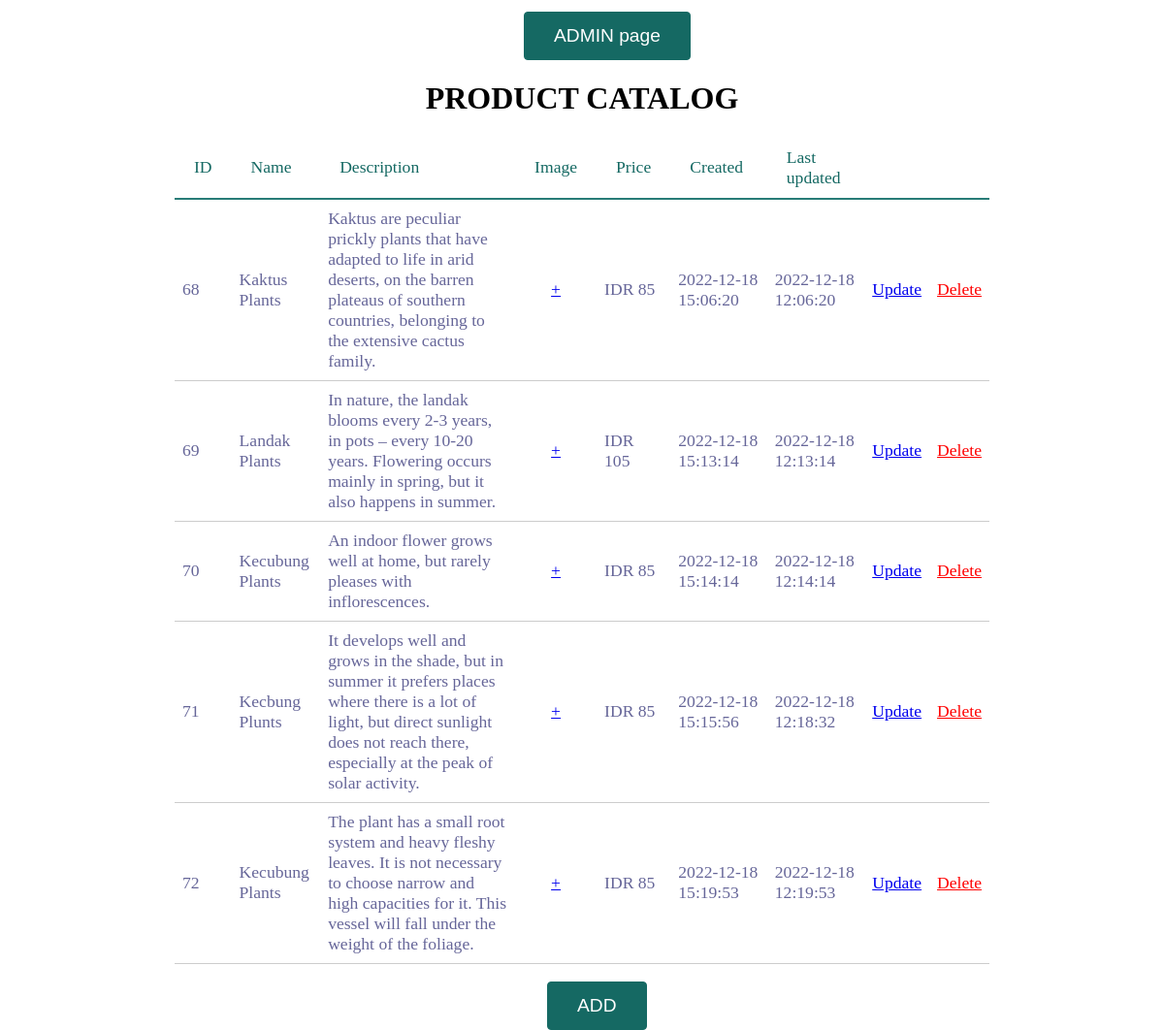
Screenshot of /php/catalog.php with the database file from the repository.
### tables this page shows
CREATE TABLE `products` (
  `id_product` int NOT NULL AUTO_INCREMENT,
  `name_product` varchar(100) NOT NULL,
  `description` varchar(255) NOT NULL,
  `price` double NOT NULL,
  `status` tinyint(1) NOT NULL DEFAULT '1',
  `created_at` datetime NOT NULL DEFAULT CURRENT_TIMESTAMP,
  `updated_at` timestamp NOT NULL DEFAULT CURRENT_TIMESTAMP ON UPDATE CURRENT_TIMESTAMP,
  PRIMARY KEY (`id_product`)
);

### php/catalog.php (the view, shortened to what this page needs)
<?php require_once("../admin/includes/connection.php"); ?><?php require_once("../admin/includes/connection.php"); ?>
<!DOCTYPE html>
<html>
    <head>
            <link rel="stylesheet" href="../css/style_catalog.css">
            <link rel="stylesheet" href="../css/style.css">
    </head>
    <body>
        <form action="index.php">
                <input type="submit" value="ADMIN page" class="button_home">
        </form>
        <h1>PRODUCT CATALOG</h1>
        <table class="catalog_table">
            <tr>
                <th>ID</th>
                <th>Name</th>
                <th>Description</th>
                <th>Image</th>
                <th>Price</th>
                <th>Created</th>
                <th>Last updated</th>
                <th></th>
                <th></th>
            </tr>
    <?php
        $query = 'SELECT products.id_product, name_product, description, price, products.created_at, products.updated_at FROM flower_shop.products';
        $products = mysqli_query($mysqli, $query);
        $products = mysqli_fetch_all($products);
       foreach($products as $product) {
            ?>
                    <tr>
                        <td><?= $product[0] ?></td>
                        <td><?= $product[1] ?></td>
                        <td><?= $product[2] ?></td>
                        <td id="plus"><a href="../admin/gallery.php?id=<?= $product[0]?>">+</a></td>
                        <td>IDR <?= $product[3] ?></td>
                        <td><?= $product[4] ?></td>
                        <td><?= $product[5] ?></td>
                        <td><a href="../admin/update.php?id=<?= $product[0] ?>">Update</a></td>
                        <td><a style="color: red;" href="../admin/delete.php?id=<?= $product[0] ?>">Delete</a></td>
                    </tr>
                <?php
            }
        ?>
        </table>
        <br><form action="../admin/add_el.php">
                <input type="submit" value="ADD" class="button">
            </form>
    </body>
</html>

### css/style_catalog.css (style rules this page uses)
h1 { text-align: center; }
table { margin: auto; font-size: 110%; background: white; max-width: 70%; width: 70%; border-collapse: collapse; text-align: left; }
th { font-weight: normal; color: #156963; border-bottom: 2px solid #287c77; padding: 10px 20px; }
td { border-bottom: 1px solid #ccc; color: #669; padding: 9px 8px; transition: .3s linear; }
#plus { text-align: center; }
.button, .button_home { border: solid 1px #156963; background: #156963; background: -webkit-gradient(linear, left top, leftbottom, from(#59d6ce), to(#1b756f)); background: -moz-linear-gradient(top, #59d6ce, #1b756f); filter: progid:DXImageTransform.Microsoft.gradient(startColorstr='#59d6ce', endColorstr='#1b756f'); color: #fff; padding: 13px 30px; -webkit-border-radius:4px; -moz-border-radius:4px; border-radius:4px; margin-left: 47%; cursor: pointer; font-size: 120%; }
.button_home { margin-left: 45%; margin-top: 1%; }

### css/style.css (style rules this page uses)
body { font-family: 'Montserrat'; margin: 0; overflow-x: hidden; }

### rows the page displays
products: id_product "68", name_product "Kaktus Plants", description "Kaktus are peculiar prickly plants that have adapted to life in arid deserts, on the barren plateaus of southern countries, belonging to the extensive cactus family.", price "85", created_at "2022-12-18 15:06:20", updated_at "2022-12-18 12:06:20"
products: id_product "69", name_product "Landak Plants", description "In nature, the landak blooms every 2-3 years, in pots – every 10-20 years. Flowering occurs mainly in spring, but it also happens in summer.", price "105", created_at "2022-12-18 15:13:14", updated_at "2022-12-18 12:13:14"
products: id_product "70", name_product "Kecubung Plants", description "An indoor flower grows well at home, but rarely pleases with inflorescences.", price "85", created_at "2022-12-18 15:14:14", updated_at "2022-12-18 12:14:14"
products: id_product "71", name_product "Kecbung Plunts", description "It develops well and grows in the shade, but in summer it prefers places where there is a lot of light, but direct sunlight does not reach there, especially at the peak of solar activity.", price "85", created_at "2022-12-18 15:15:56", updated_at "2022-12-18 12:18:32"
products: id_product "72", name_product "Kecubung Plants", description "The plant has a small root system and heavy fleshy leaves. It is not necessary to choose narrow and high capacities for it. This vessel will fall under the weight of the foliage.", price "85", created_at "2022-12-18 15:19:53", updated_at "2022-12-18 12:19:53"
